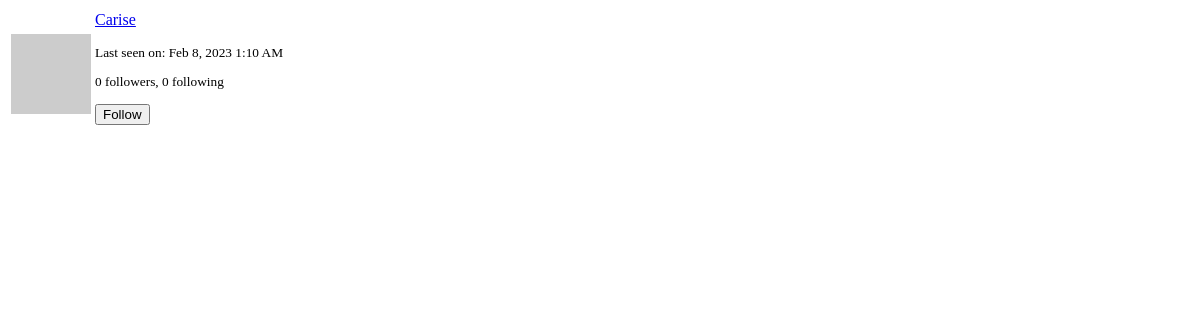
Page /user/Carise/popup (signed in) on the earlier database version.
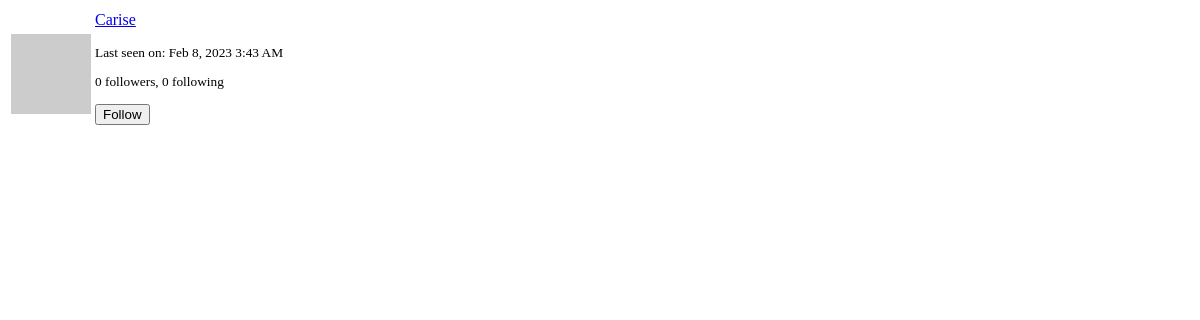
Same page on the later database version.
### app/models.py (models this page shows, shortened)
class PaginatedAPIMixin(object):
    @staticmethod
    def to_collection_dict(query, page, per_page, endpoint, **kwargs):
        resources = query.paginate(page=page, per_page=per_page,
                                   error_out=False)
        data = {
            'items': [item.to_dict() for item in resources.items],
            '_meta': {
                'page': page,
                'per_page': per_page,
                'total_pages': resources.pages,
                'total_items': resources.total
            },
            '_links': {
                'self': url_for(endpoint, page=page, per_page=per_page,
                                **kwargs),
                'next': url_for(endpoint, page=page + 1, per_page=per_page,
                                **kwargs) if resources.has_next else None,
                'prev': url_for(endpoint, page=page - 1, per_page=per_page,
                                **kwargs) if resources.has_prev else None
            }
        }
        return data

class User(PaginatedAPIMixin, UserMixin, db.Model):
    id = db.Column(db.Integer, primary_key=True)
    username = db.Column(db.String(64), index=True, unique=True)
    email = db.Column(db.String(120), index=True, unique=True)
    password_hash = db.Column(db.String(128))
    posts = db.relationship('Post', backref='author', lazy='dynamic')
    about_me = db.Column(db.String(140))
    last_seen = db.Column(db.DateTime, default=datetime.utcnow)
    token = db.Column(db.String(32), index=True, unique=True)
    token_expiration = db.Column(db.DateTime)
    followed = db.relationship(
        'User', secondary=followers,
        primaryjoin=(followers.c.follower_id == id),
        secondaryjoin=(followers.c.followed_id == id),
        backref=db.backref('followers', lazy='dynamic'), lazy='dynamic')
    messages_sent = db.relationship('Message', foreign_keys='Message.sender_id',
                                    backref='author', lazy='dynamic')
    messages_received = db.relationship('Message', foreign_keys='Message.recipient_id',
                                        backref='recipient', lazy='dynamic')
    last_message_read_time = db.Column(db.DateTime)
    def avatar(self, size):
        digest = md5(self.email.lower().encode('utf-8')).hexdigest()
        return 'https://www.gravatar.com/avatar/{}?d=identicon&s={}'.format(
            digest, size)
    def is_following(self, user):
        return self.followed.filter(
            followers.c.followed_id == user.id).count() > 0

### app/main/routes.py (the view)
@bp.route('/user/<username>/popup')
@login_required
def user_popup(username):
    user = User.query.filter_by(username=username).first_or_404()
    form = EmptyForm()
    return render_template('user_popup.html', user=user, form=form)

### app/main/forms.py
class EmptyForm(FlaskForm):
    submit = SubmitField('Submit')

### app/main/routes.py (called while the page is built)
@bp.before_app_request
def before_request():
    if current_user.is_authenticated:
        current_user.last_seen = datetime.utcnow()
        db.session.commit()
    g.locale = str(get_locale())

### app/models.py (called while the page is built)
@login.user_loader
def load_user(id):
    return User.query.get(int(id))

### app/templates/user_popup.html (shortened to what this page needs)
<table class="table">
    <tr>
        <td width="64" style="border: 0px;"><img src="{{ user.avatar(64) }}"></td>
        <td style="border: 0px;">
            <p><a href="{{ url_for('main.user', username=user.username) }}">{{ user.username }}</a></p>
            <small>
                {% if user.last_seen %}
                <p>{{ _('Last seen on') }}: {{ moment(user.last_seen).format('lll') }}</p>
                {% endif %}
                <p>{{ _('%(count)d followers', count=user.followers.count()) }}, {{ _('%(count)d following', count=user.followed.count()) }}</p>
                {% if user != current_user %}
                    {% if not current_user.is_following(user) %}
                    <p>
                        <form action="{{ url_for('main.follow', username=user.username) }}" method="post">
                            {{ form.submit(value=_('Follow'), class_='btn btn-default btn-sm') }}
                        </form>
                    </p>
                    {% endif %}
                {% endif %}
            </small>
        </td>
    </tr>
</table>

Differences in the rows shown:
changed User "Carise": last_seen "Feb 8, 2023 1:10 AM" → "Feb 8, 2023 3:43 AM"
